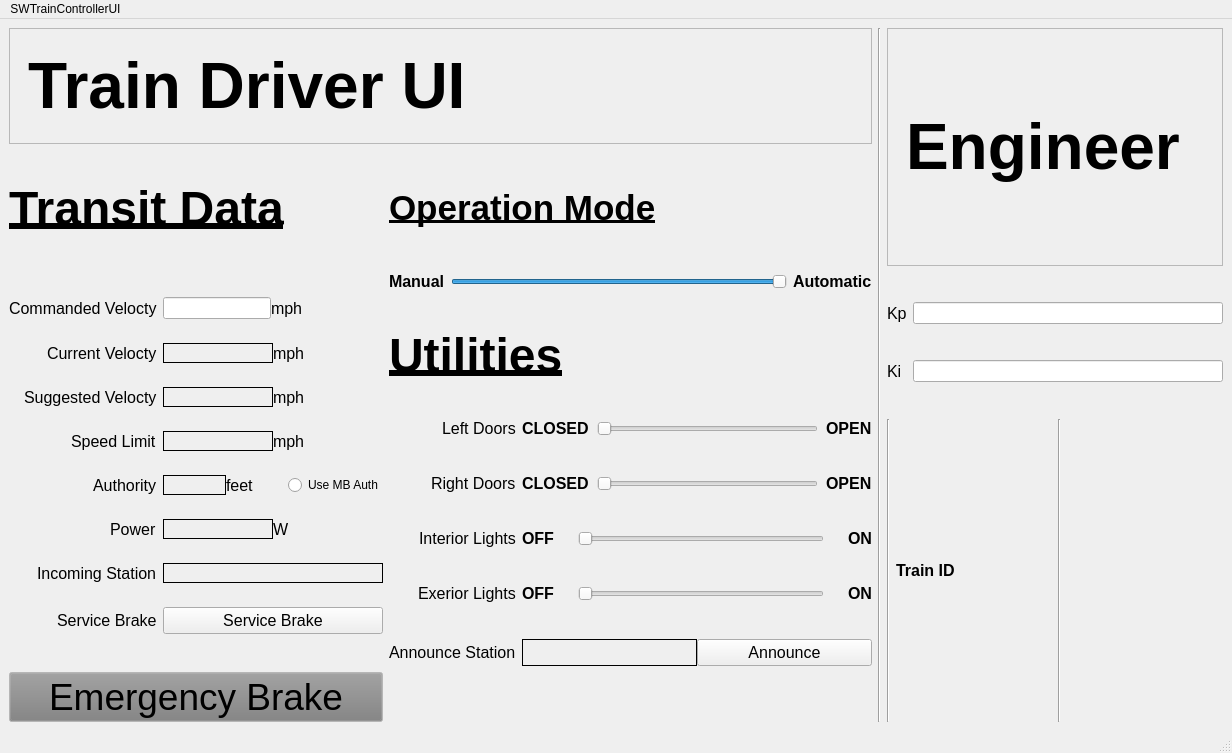
<?xml version="1.0" encoding="UTF-8"?>
<ui version="4.0">
 <class>UISWTrainController</class>
 <widget class="QMainWindow" name="UISWTrainController">
  <property name="geometry">
   <rect>
    <x>0</x>
    <y>0</y>
    <width>1232</width>
    <height>753</height>
   </rect>
  </property>
  <property name="windowTitle">
   <string>UISWTrainController</string>
  </property>
  <widget class="QWidget" name="centralwidget">
   <layout class="QGridLayout" name="gridLayout_2">
    <item row="0" column="0" colspan="4">
     <widget class="QLabel" name="label_39">
      <property name="font">
       <font>
        <pointsize>48</pointsize>
        <weight>75</weight>
        <bold>true</bold>
        <underline>false</underline>
       </font>
      </property>
      <property name="frameShape">
       <enum>QFrame::StyledPanel</enum>
      </property>
      <property name="frameShadow">
       <enum>QFrame::Raised</enum>
      </property>
      <property name="text">
       <string>Train Driver UI</string>
      </property>
     </widget>
    </item>
    <item row="0" column="4" rowspan="6">
     <widget class="Line" name="line_2">
      <property name="orientation">
       <enum>Qt::Vertical</enum>
      </property>
     </widget>
    </item>
    <item row="0" column="5" rowspan="2">
     <widget class="QLabel" name="label_40">
      <property name="font">
       <font>
        <pointsize>48</pointsize>
        <weight>75</weight>
        <bold>true</bold>
        <underline>false</underline>
       </font>
      </property>
      <property name="autoFillBackground">
       <bool>true</bool>
      </property>
      <property name="frameShape">
       <enum>QFrame::StyledPanel</enum>
      </property>
      <property name="frameShadow">
       <enum>QFrame::Raised</enum>
      </property>
      <property name="text">
       <string>Engineer</string>
      </property>
     </widget>
    </item>
    <item row="1" column="0">
     <widget class="QLabel" name="label_24">
      <property name="font">
       <font>
        <pointsize>36</pointsize>
        <weight>75</weight>
        <bold>true</bold>
        <underline>true</underline>
       </font>
      </property>
      <property name="text">
       <string>Transit Data</string>
      </property>
     </widget>
    </item>
    <item row="1" column="1" colspan="3">
     <widget class="QLabel" name="label_38">
      <property name="font">
       <font>
        <pointsize>26</pointsize>
        <weight>75</weight>
        <bold>true</bold>
        <underline>true</underline>
       </font>
      </property>
      <property name="text">
       <string>Operation Mode</string>
      </property>
     </widget>
    </item>
    <item row="2" column="1">
     <widget class="QLabel" name="label_36">
      <property name="font">
       <font>
        <pointsize>12</pointsize>
        <weight>75</weight>
        <bold>true</bold>
       </font>
      </property>
      <property name="text">
       <string>Manual</string>
      </property>
     </widget>
    </item>
    <item row="2" column="2">
     <widget class="QSlider" name="modeswitch">
      <property name="font">
       <font>
        <pointsize>12</pointsize>
       </font>
      </property>
      <property name="autoFillBackground">
       <bool>false</bool>
      </property>
      <property name="maximum">
       <number>1</number>
      </property>
      <property name="pageStep">
       <number>1</number>
      </property>
      <property name="sliderPosition">
       <number>1</number>
      </property>
      <property name="orientation">
       <enum>Qt::Horizontal</enum>
      </property>
     </widget>
    </item>
    <item row="2" column="3">
     <widget class="QLabel" name="label_37">
      <property name="font">
       <font>
        <pointsize>12</pointsize>
        <weight>75</weight>
        <bold>true</bold>
       </font>
      </property>
      <property name="text">
       <string>Automatic</string>
      </property>
     </widget>
    </item>
    <item row="2" column="5" rowspan="2">
     <layout class="QGridLayout" name="gridLayout">
      <item row="0" column="1">
       <widget class="QLineEdit" name="kp">
        <property name="text">
         <string/>
        </property>
       </widget>
      </item>
      <item row="1" column="0">
       <widget class="QLabel" name="label_28">
        <property name="font">
         <font>
          <pointsize>12</pointsize>
         </font>
        </property>
        <property name="text">
         <string>Ki</string>
        </property>
       </widget>
      </item>
      <item row="1" column="1">
       <widget class="QLineEdit" name="ki">
        <property name="text">
         <string/>
        </property>
       </widget>
      </item>
      <item row="0" column="0">
       <widget class="QLabel" name="label_27">
        <property name="font">
         <font>
          <pointsize>12</pointsize>
         </font>
        </property>
        <property name="text">
         <string>Kp</string>
        </property>
       </widget>
      </item>
     </layout>
    </item>
    <item row="3" column="0" rowspan="2">
     <layout class="QFormLayout" name="formLayout">
      <property name="labelAlignment">
       <set>Qt::AlignRight|Qt::AlignTrailing|Qt::AlignVCenter</set>
      </property>
      <property name="horizontalSpacing">
       <number>6</number>
      </property>
      <property name="verticalSpacing">
       <number>24</number>
      </property>
      <property name="leftMargin">
       <number>0</number>
      </property>
      <property name="topMargin">
       <number>0</number>
      </property>
      <property name="rightMargin">
       <number>0</number>
      </property>
      <property name="bottomMargin">
       <number>0</number>
      </property>
      <item row="0" column="0">
       <widget class="QLabel" name="commandedVelocityLabel">
        <property name="font">
         <font>
          <pointsize>12</pointsize>
         </font>
        </property>
        <property name="text">
         <string>Commanded Velocty</string>
        </property>
       </widget>
      </item>
      <item row="0" column="1">
       <layout class="QHBoxLayout" name="horizontalLayout">
        <property name="spacing">
         <number>0</number>
        </property>
        <property name="rightMargin">
         <number>80</number>
        </property>
        <item>
         <widget class="QLineEdit" name="commandeVelocity">
          <property name="text">
           <string/>
          </property>
         </widget>
        </item>
        <item>
         <widget class="QLabel" name="label">
          <property name="font">
           <font>
            <pointsize>12</pointsize>
           </font>
          </property>
          <property name="text">
           <string>mph</string>
          </property>
         </widget>
        </item>
       </layout>
      </item>
      <item row="1" column="0">
       <widget class="QLabel" name="currentyVelcotyLabel">
        <property name="font">
         <font>
          <pointsize>12</pointsize>
         </font>
        </property>
        <property name="text">
         <string>Current Velocty</string>
        </property>
       </widget>
      </item>
      <item row="1" column="1">
       <layout class="QHBoxLayout" name="horizontalLayout_2">
        <item>
         <widget class="QLabel" name="currentVelocity">
          <property name="font">
           <font>
            <pointsize>12</pointsize>
           </font>
          </property>
          <property name="frameShape">
           <enum>QFrame::Box</enum>
          </property>
          <property name="text">
           <string/>
          </property>
         </widget>
        </item>
        <item>
         <widget class="QLabel" name="label_2">
          <property name="font">
           <font>
            <pointsize>12</pointsize>
           </font>
          </property>
          <property name="text">
           <string>mph</string>
          </property>
         </widget>
        </item>
       </layout>
      </item>
      <item row="2" column="0">
       <widget class="QLabel" name="suggestedVelocityLabel">
        <property name="font">
         <font>
          <pointsize>12</pointsize>
         </font>
        </property>
        <property name="text">
         <string>Suggested Velocty</string>
        </property>
       </widget>
      </item>
      <item row="2" column="1">
       <layout class="QHBoxLayout" name="horizontalLayout_3">
        <item>
         <widget class="QLabel" name="suggestedVelocity">
          <property name="font">
           <font>
            <pointsize>12</pointsize>
           </font>
          </property>
          <property name="frameShape">
           <enum>QFrame::Box</enum>
          </property>
          <property name="text">
           <string/>
          </property>
         </widget>
        </item>
        <item>
         <widget class="QLabel" name="label_3">
          <property name="font">
           <font>
            <pointsize>12</pointsize>
           </font>
          </property>
          <property name="text">
           <string>mph</string>
          </property>
         </widget>
        </item>
       </layout>
      </item>
      <item row="3" column="0">
       <widget class="QLabel" name="speedLimitLabel">
        <property name="font">
         <font>
          <pointsize>12</pointsize>
         </font>
        </property>
        <property name="text">
         <string>Speed Limit</string>
        </property>
       </widget>
      </item>
      <item row="3" column="1">
       <layout class="QHBoxLayout" name="horizontalLayout_4">
        <item>
         <widget class="QLabel" name="speedLimit">
          <property name="font">
           <font>
            <pointsize>12</pointsize>
           </font>
          </property>
          <property name="frameShape">
           <enum>QFrame::Box</enum>
          </property>
          <property name="text">
           <string/>
          </property>
         </widget>
        </item>
        <item>
         <widget class="QLabel" name="label_4">
          <property name="font">
           <font>
            <pointsize>12</pointsize>
           </font>
          </property>
          <property name="text">
           <string>mph</string>
          </property>
         </widget>
        </item>
       </layout>
      </item>
      <item row="4" column="0">
       <widget class="QLabel" name="authorityLabel">
        <property name="font">
         <font>
          <pointsize>12</pointsize>
         </font>
        </property>
        <property name="text">
         <string>Authority</string>
        </property>
       </widget>
      </item>
      <item row="4" column="1">
       <layout class="QHBoxLayout" name="horizontalLayout_5">
        <item>
         <widget class="QLabel" name="authority">
          <property name="font">
           <font>
            <pointsize>12</pointsize>
           </font>
          </property>
          <property name="frameShape">
           <enum>QFrame::Box</enum>
          </property>
          <property name="text">
           <string/>
          </property>
         </widget>
        </item>
        <item>
         <widget class="QLabel" name="label_5">
          <property name="font">
           <font>
            <pointsize>12</pointsize>
           </font>
          </property>
          <property name="text">
           <string>feet</string>
          </property>
         </widget>
        </item>
        <item>
         <layout class="QHBoxLayout" name="horizontalLayout_14">
          <item>
           <widget class="QRadioButton" name="radioButton">
            <property name="text">
             <string>Use MB Auth</string>
            </property>
           </widget>
          </item>
         </layout>
        </item>
       </layout>
      </item>
      <item row="5" column="0">
       <widget class="QLabel" name="beaconLabel">
        <property name="font">
         <font>
          <pointsize>12</pointsize>
         </font>
        </property>
        <property name="text">
         <string>Power</string>
        </property>
       </widget>
      </item>
      <item row="5" column="1">
       <layout class="QHBoxLayout" name="horizontalLayout_13">
        <item>
         <widget class="QLabel" name="power">
          <property name="font">
           <font>
            <pointsize>12</pointsize>
           </font>
          </property>
          <property name="frameShape">
           <enum>QFrame::Box</enum>
          </property>
          <property name="text">
           <string/>
          </property>
         </widget>
        </item>
        <item>
         <widget class="QLabel" name="label_16">
          <property name="font">
           <font>
            <pointsize>12</pointsize>
           </font>
          </property>
          <property name="text">
           <string>W</string>
          </property>
         </widget>
        </item>
       </layout>
      </item>
      <item row="6" column="0">
       <widget class="QLabel" name="incomingStationLabel">
        <property name="font">
         <font>
          <pointsize>12</pointsize>
         </font>
        </property>
        <property name="text">
         <string>Incoming Station</string>
        </property>
       </widget>
      </item>
      <item row="6" column="1">
       <widget class="QLabel" name="incomingStation">
        <property name="font">
         <font>
          <pointsize>12</pointsize>
         </font>
        </property>
        <property name="frameShape">
         <enum>QFrame::Box</enum>
        </property>
        <property name="text">
         <string/>
        </property>
       </widget>
      </item>
      <item row="7" column="0">
       <widget class="QLabel" name="serviceBrakeLabel">
        <property name="font">
         <font>
          <pointsize>12</pointsize>
         </font>
        </property>
        <property name="text">
         <string>Service Brake</string>
        </property>
       </widget>
      </item>
      <item row="7" column="1">
       <widget class="QPushButton" name="serviceBrake">
        <property name="font">
         <font>
          <pointsize>12</pointsize>
         </font>
        </property>
        <property name="text">
         <string>Service Brake</string>
        </property>
       </widget>
      </item>
     </layout>
    </item>
    <item row="3" column="1" colspan="3">
     <widget class="QLabel" name="label_25">
      <property name="font">
       <font>
        <pointsize>36</pointsize>
        <weight>75</weight>
        <bold>true</bold>
        <underline>true</underline>
       </font>
      </property>
      <property name="text">
       <string>Utilities</string>
      </property>
     </widget>
    </item>
    <item row="4" column="1" colspan="3">
     <layout class="QFormLayout" name="formLayout_2">
      <property name="labelAlignment">
       <set>Qt::AlignRight|Qt::AlignTrailing|Qt::AlignVCenter</set>
      </property>
      <property name="horizontalSpacing">
       <number>6</number>
      </property>
      <property name="verticalSpacing">
       <number>36</number>
      </property>
      <property name="leftMargin">
       <number>0</number>
      </property>
      <property name="topMargin">
       <number>0</number>
      </property>
      <property name="rightMargin">
       <number>0</number>
      </property>
      <property name="bottomMargin">
       <number>0</number>
      </property>
      <item row="0" column="0">
       <widget class="QLabel" name="commandedVelocityLabel_2">
        <property name="font">
         <font>
          <pointsize>12</pointsize>
         </font>
        </property>
        <property name="text">
         <string>Left Doors</string>
        </property>
       </widget>
      </item>
      <item row="0" column="1">
       <layout class="QHBoxLayout" name="horizontalLayout_6">
        <property name="spacing">
         <number>8</number>
        </property>
        <item>
         <widget class="QLabel" name="label_6">
          <property name="font">
           <font>
            <pointsize>12</pointsize>
            <weight>75</weight>
            <bold>true</bold>
           </font>
          </property>
          <property name="text">
           <string>CLOSED</string>
          </property>
         </widget>
        </item>
        <item>
         <widget class="QSlider" name="leftDoors">
          <property name="font">
           <font>
            <pointsize>12</pointsize>
           </font>
          </property>
          <property name="autoFillBackground">
           <bool>false</bool>
          </property>
          <property name="maximum">
           <number>1</number>
          </property>
          <property name="pageStep">
           <number>1</number>
          </property>
          <property name="orientation">
           <enum>Qt::Horizontal</enum>
          </property>
         </widget>
        </item>
        <item>
         <widget class="QLabel" name="label_8">
          <property name="font">
           <font>
            <pointsize>12</pointsize>
            <weight>75</weight>
            <bold>true</bold>
           </font>
          </property>
          <property name="text">
           <string>OPEN</string>
          </property>
         </widget>
        </item>
       </layout>
      </item>
      <item row="1" column="0">
       <widget class="QLabel" name="currentyVelcotyLabel_2">
        <property name="font">
         <font>
          <pointsize>12</pointsize>
         </font>
        </property>
        <property name="text">
         <string>Right Doors</string>
        </property>
       </widget>
      </item>
      <item row="1" column="1">
       <layout class="QHBoxLayout" name="horizontalLayout_7">
        <property name="spacing">
         <number>8</number>
        </property>
        <item>
         <widget class="QLabel" name="label_7">
          <property name="font">
           <font>
            <pointsize>12</pointsize>
            <weight>75</weight>
            <bold>true</bold>
           </font>
          </property>
          <property name="text">
           <string>CLOSED</string>
          </property>
         </widget>
        </item>
        <item>
         <widget class="QSlider" name="rightDoors">
          <property name="font">
           <font>
            <pointsize>12</pointsize>
           </font>
          </property>
          <property name="autoFillBackground">
           <bool>false</bool>
          </property>
          <property name="maximum">
           <number>1</number>
          </property>
          <property name="pageStep">
           <number>1</number>
          </property>
          <property name="orientation">
           <enum>Qt::Horizontal</enum>
          </property>
         </widget>
        </item>
        <item>
         <widget class="QLabel" name="label_9">
          <property name="font">
           <font>
            <pointsize>12</pointsize>
            <weight>75</weight>
            <bold>true</bold>
           </font>
          </property>
          <property name="text">
           <string>OPEN</string>
          </property>
         </widget>
        </item>
       </layout>
      </item>
      <item row="2" column="0">
       <widget class="QLabel" name="suggestedVelocityLabel_2">
        <property name="font">
         <font>
          <pointsize>12</pointsize>
         </font>
        </property>
        <property name="text">
         <string>Interior Lights</string>
        </property>
       </widget>
      </item>
      <item row="2" column="1">
       <layout class="QHBoxLayout" name="horizontalLayout_8">
        <item>
         <layout class="QHBoxLayout" name="horizontalLayout_9">
          <property name="spacing">
           <number>24</number>
          </property>
          <item>
           <widget class="QLabel" name="label_10">
            <property name="font">
             <font>
              <pointsize>12</pointsize>
              <weight>75</weight>
              <bold>true</bold>
             </font>
            </property>
            <property name="text">
             <string>OFF</string>
            </property>
           </widget>
          </item>
          <item>
           <widget class="QSlider" name="interiorLights">
            <property name="font">
             <font>
              <pointsize>12</pointsize>
             </font>
            </property>
            <property name="autoFillBackground">
             <bool>false</bool>
            </property>
            <property name="maximum">
             <number>1</number>
            </property>
            <property name="pageStep">
             <number>1</number>
            </property>
            <property name="orientation">
             <enum>Qt::Horizontal</enum>
            </property>
           </widget>
          </item>
          <item>
           <widget class="QLabel" name="label_11">
            <property name="font">
             <font>
              <pointsize>12</pointsize>
              <weight>75</weight>
              <bold>true</bold>
             </font>
            </property>
            <property name="text">
             <string>ON</string>
            </property>
           </widget>
          </item>
         </layout>
        </item>
       </layout>
      </item>
      <item row="3" column="0">
       <widget class="QLabel" name="speedLimitLabel_2">
        <property name="font">
         <font>
          <pointsize>12</pointsize>
         </font>
        </property>
        <property name="text">
         <string>Exerior Lights</string>
        </property>
       </widget>
      </item>
      <item row="3" column="1">
       <layout class="QHBoxLayout" name="horizontalLayout_10">
        <property name="spacing">
         <number>24</number>
        </property>
        <item>
         <widget class="QLabel" name="label_12">
          <property name="font">
           <font>
            <pointsize>12</pointsize>
            <weight>75</weight>
            <bold>true</bold>
           </font>
          </property>
          <property name="text">
           <string>OFF</string>
          </property>
         </widget>
        </item>
        <item>
         <widget class="QSlider" name="exteriorLights">
          <property name="font">
           <font>
            <pointsize>12</pointsize>
           </font>
          </property>
          <property name="autoFillBackground">
           <bool>false</bool>
          </property>
          <property name="maximum">
           <number>1</number>
          </property>
          <property name="pageStep">
           <number>1</number>
          </property>
          <property name="orientation">
           <enum>Qt::Horizontal</enum>
          </property>
         </widget>
        </item>
        <item>
         <widget class="QLabel" name="label_13">
          <property name="font">
           <font>
            <pointsize>12</pointsize>
            <weight>75</weight>
            <bold>true</bold>
           </font>
          </property>
          <property name="text">
           <string>ON</string>
          </property>
         </widget>
        </item>
       </layout>
      </item>
      <item row="4" column="1">
       <layout class="QHBoxLayout" name="horizontalLayout_11">
        <item>
         <widget class="QLabel" name="nxtStation">
          <property name="font">
           <font>
            <pointsize>12</pointsize>
           </font>
          </property>
          <property name="frameShape">
           <enum>QFrame::Box</enum>
          </property>
          <property name="text">
           <string/>
          </property>
         </widget>
        </item>
        <item>
         <widget class="QPushButton" name="announceStation">
          <property name="font">
           <font>
            <pointsize>12</pointsize>
           </font>
          </property>
          <property name="text">
           <string>Announce</string>
          </property>
         </widget>
        </item>
       </layout>
      </item>
      <item row="4" column="0">
       <widget class="QLabel" name="beaconLabel_2">
        <property name="font">
         <font>
          <pointsize>12</pointsize>
         </font>
        </property>
        <property name="text">
         <string>Announce Station</string>
        </property>
       </widget>
      </item>
     </layout>
    </item>
    <item row="4" column="5" rowspan="2">
     <layout class="QHBoxLayout" name="horizontalLayout_12">
      <item>
       <widget class="Line" name="line">
        <property name="orientation">
         <enum>Qt::Vertical</enum>
        </property>
       </widget>
      </item>
      <item>
       <widget class="QLabel" name="IDTexrLabel">
        <property name="font">
         <font>
          <pointsize>12</pointsize>
          <weight>75</weight>
          <bold>true</bold>
         </font>
        </property>
        <property name="text">
         <string>Train ID</string>
        </property>
       </widget>
      </item>
      <item>
       <widget class="Line" name="line_3">
        <property name="orientation">
         <enum>Qt::Vertical</enum>
        </property>
       </widget>
      </item>
      <item>
       <widget class="QLabel" name="IDLabel">
        <property name="font">
         <font>
          <pointsize>12</pointsize>
          <weight>75</weight>
          <bold>true</bold>
         </font>
        </property>
        <property name="text">
         <string/>
        </property>
       </widget>
      </item>
     </layout>
    </item>
    <item row="5" column="0">
     <widget class="QPushButton" name="driverEmergencyBrake">
      <property name="palette">
       <palette>
        <active>
         <colorrole role="WindowText">
          <brush brushstyle="SolidPattern">
           <color alpha="255">
            <red>0</red>
            <green>0</green>
            <blue>0</blue>
           </color>
          </brush>
         </colorrole>
         <colorrole role="Button">
          <brush brushstyle="SolidPattern">
           <color alpha="255">
            <red>170</red>
            <green>0</green>
            <blue>0</blue>
           </color>
          </brush>
         </colorrole>
         <colorrole role="Light">
          <brush brushstyle="SolidPattern">
           <color alpha="255">
            <red>255</red>
            <green>255</green>
            <blue>255</blue>
           </color>
          </brush>
         </colorrole>
         <colorrole role="Midlight">
          <brush brushstyle="SolidPattern">
           <color alpha="255">
            <red>255</red>
            <green>255</green>
            <blue>255</blue>
           </color>
          </brush>
         </colorrole>
         <colorrole role="Dark">
          <brush brushstyle="SolidPattern">
           <color alpha="255">
            <red>127</red>
            <green>127</green>
            <blue>127</blue>
           </color>
          </brush>
         </colorrole>
         <colorrole role="Mid">
          <brush brushstyle="SolidPattern">
           <color alpha="255">
            <red>170</red>
            <green>170</green>
            <blue>170</blue>
           </color>
          </brush>
         </colorrole>
         <colorrole role="Text">
          <brush brushstyle="SolidPattern">
           <color alpha="255">
            <red>0</red>
            <green>0</green>
            <blue>0</blue>
           </color>
          </brush>
         </colorrole>
         <colorrole role="BrightText">
          <brush brushstyle="SolidPattern">
           <color alpha="255">
            <red>255</red>
            <green>255</green>
            <blue>255</blue>
           </color>
          </brush>
         </colorrole>
         <colorrole role="ButtonText">
          <brush brushstyle="SolidPattern">
           <color alpha="255">
            <red>0</red>
            <green>0</green>
            <blue>0</blue>
           </color>
          </brush>
         </colorrole>
         <colorrole role="Base">
          <brush brushstyle="SolidPattern">
           <color alpha="255">
            <red>255</red>
            <green>255</green>
            <blue>255</blue>
           </color>
          </brush>
         </colorrole>
         <colorrole role="Window">
          <brush brushstyle="SolidPattern">
           <color alpha="255">
            <red>255</red>
            <green>255</green>
            <blue>255</blue>
           </color>
          </brush>
         </colorrole>
         <colorrole role="Shadow">
          <brush brushstyle="SolidPattern">
           <color alpha="255">
            <red>0</red>
            <green>0</green>
            <blue>0</blue>
           </color>
          </brush>
         </colorrole>
         <colorrole role="AlternateBase">
          <brush brushstyle="SolidPattern">
           <color alpha="255">
            <red>255</red>
            <green>255</green>
            <blue>255</blue>
           </color>
          </brush>
         </colorrole>
         <colorrole role="ToolTipBase">
          <brush brushstyle="SolidPattern">
           <color alpha="255">
            <red>255</red>
            <green>255</green>
            <blue>220</blue>
           </color>
          </brush>
         </colorrole>
         <colorrole role="ToolTipText">
          <brush brushstyle="SolidPattern">
           <color alpha="255">
            <red>0</red>
            <green>0</green>
            <blue>0</blue>
           </color>
          </brush>
         </colorrole>
         <colorrole role="PlaceholderText">
          <brush brushstyle="SolidPattern">
           <color alpha="128">
            <red>0</red>
            <green>0</green>
            <blue>0</blue>
           </color>
          </brush>
         </colorrole>
        </active>
        <inactive>
         <colorrole role="WindowText">
          <brush brushstyle="SolidPattern">
           <color alpha="255">
            <red>0</red>
            <green>0</green>
            <blue>0</blue>
           </color>
          </brush>
         </colorrole>
         <colorrole role="Button">
          <brush brushstyle="SolidPattern">
           <color alpha="255">
            <red>127</red>
            <green>127</green>
            <blue>127</blue>
           </color>
          </brush>
         </colorrole>
         <colorrole role="Light">
          <brush brushstyle="SolidPattern">
           <color alpha="255">
            <red>255</red>
            <green>255</green>
            <blue>255</blue>
           </color>
          </brush>
         </colorrole>
         <colorrole role="Midlight">
          <brush brushstyle="SolidPattern">
           <color alpha="255">
            <red>255</red>
            <green>255</green>
            <blue>255</blue>
           </color>
          </brush>
         </colorrole>
         <colorrole role="Dark">
          <brush brushstyle="SolidPattern">
           <color alpha="255">
            <red>127</red>
            <green>127</green>
            <blue>127</blue>
           </color>
          </brush>
         </colorrole>
         <colorrole role="Mid">
          <brush brushstyle="SolidPattern">
           <color alpha="255">
            <red>170</red>
            <green>170</green>
            <blue>170</blue>
           </color>
          </brush>
         </colorrole>
         <colorrole role="Text">
          <brush brushstyle="SolidPattern">
           <color alpha="255">
            <red>0</red>
            <green>0</green>
            <blue>0</blue>
           </color>
          </brush>
         </colorrole>
         <colorrole role="BrightText">
          <brush brushstyle="SolidPattern">
           <color alpha="255">
            <red>255</red>
            <green>255</green>
            <blue>255</blue>
           </color>
          </brush>
         </colorrole>
         <colorrole role="ButtonText">
          <brush brushstyle="SolidPattern">
           <color alpha="255">
            <red>0</red>
            <green>0</green>
            <blue>0</blue>
           </color>
          </brush>
         </colorrole>
         <colorrole role="Base">
          <brush brushstyle="SolidPattern">
           <color alpha="255">
            <red>255</red>
            <green>255</green>
            <blue>255</blue>
           </color>
          </brush>
         </colorrole>
         <colorrole role="Window">
          <brush brushstyle="SolidPattern">
           <color alpha="255">
            <red>255</red>
            <green>255</green>
            <blue>255</blue>
           </color>
          </brush>
         </colorrole>
         <colorrole role="Shadow">
          <brush brushstyle="SolidPattern">
           <color alpha="255">
            <red>0</red>
            <green>0</green>
            <blue>0</blue>
           </color>
          </brush>
         </colorrole>
         <colorrole role="AlternateBase">
          <brush brushstyle="SolidPattern">
           <color alpha="255">
            <red>255</red>
            <green>255</green>
            <blue>255</blue>
           </color>
          </brush>
         </colorrole>
         <colorrole role="ToolTipBase">
          <brush brushstyle="SolidPattern">
           <color alpha="255">
            <red>255</red>
            <green>255</green>
            <blue>220</blue>
           </color>
          </brush>
         </colorrole>
         <colorrole role="ToolTipText">
          <brush brushstyle="SolidPattern">
           <color alpha="255">
            <red>0</red>
            <green>0</green>
            <blue>0</blue>
           </color>
          </brush>
         </colorrole>
         <colorrole role="PlaceholderText">
          <brush brushstyle="SolidPattern">
           <color alpha="128">
            <red>0</red>
            <green>0</green>
            <blue>0</blue>
           </color>
          </brush>
         </colorrole>
        </inactive>
        <disabled>
         <colorrole role="WindowText">
          <brush brushstyle="SolidPattern">
           <color alpha="255">
            <red>127</red>
            <green>127</green>
            <blue>127</blue>
           </color>
          </brush>
         </colorrole>
         <colorrole role="Button">
          <brush brushstyle="SolidPattern">
           <color alpha="255">
            <red>244</red>
            <green>244</green>
            <blue>244</blue>
           </color>
          </brush>
         </colorrole>
         <colorrole role="Light">
          <brush brushstyle="SolidPattern">
           <color alpha="255">
            <red>255</red>
            <green>255</green>
            <blue>255</blue>
           </color>
          </brush>
         </colorrole>
         <colorrole role="Midlight">
          <brush brushstyle="SolidPattern">
           <color alpha="255">
            <red>255</red>
            <green>255</green>
            <blue>255</blue>
           </color>
          </brush>
         </colorrole>
         <colorrole role="Dark">
          <brush brushstyle="SolidPattern">
           <color alpha="255">
            <red>127</red>
            <green>127</green>
            <blue>127</blue>
           </color>
          </brush>
         </colorrole>
         <colorrole role="Mid">
          <brush brushstyle="SolidPattern">
           <color alpha="255">
            <red>170</red>
            <green>170</green>
            <blue>170</blue>
           </color>
          </brush>
         </colorrole>
         <colorrole role="Text">
          <brush brushstyle="SolidPattern">
           <color alpha="255">
            <red>127</red>
            <green>127</green>
            <blue>127</blue>
           </color>
          </brush>
         </colorrole>
         <colorrole role="BrightText">
          <brush brushstyle="SolidPattern">
           <color alpha="255">
            <red>255</red>
            <green>255</green>
            <blue>255</blue>
           </color>
          </brush>
         </colorrole>
         <colorrole role="ButtonText">
          <brush brushstyle="SolidPattern">
           <color alpha="255">
            <red>127</red>
            <green>127</green>
            <blue>127</blue>
           </color>
          </brush>
         </colorrole>
         <colorrole role="Base">
          <brush brushstyle="SolidPattern">
           <color alpha="255">
            <red>255</red>
            <green>255</green>
            <blue>255</blue>
           </color>
          </brush>
         </colorrole>
         <colorrole role="Window">
          <brush brushstyle="SolidPattern">
           <color alpha="255">
            <red>255</red>
            <green>255</green>
            <blue>255</blue>
           </color>
          </brush>
         </colorrole>
         <colorrole role="Shadow">
          <brush brushstyle="SolidPattern">
           <color alpha="255">
            <red>0</red>
            <green>0</green>
            <blue>0</blue>
           </color>
          </brush>
         </colorrole>
         <colorrole role="AlternateBase">
          <brush brushstyle="SolidPattern">
           <color alpha="255">
            <red>255</red>
            <green>255</green>
            <blue>255</blue>
           </color>
          </brush>
         </colorrole>
         <colorrole role="ToolTipBase">
          <brush brushstyle="SolidPattern">
           <color alpha="255">
            <red>255</red>
            <green>255</green>
            <blue>220</blue>
           </color>
          </brush>
         </colorrole>
         <colorrole role="ToolTipText">
          <brush brushstyle="SolidPattern">
           <color alpha="255">
            <red>0</red>
            <green>0</green>
            <blue>0</blue>
           </color>
          </brush>
         </colorrole>
         <colorrole role="PlaceholderText">
          <brush brushstyle="SolidPattern">
           <color alpha="128">
            <red>0</red>
            <green>0</green>
            <blue>0</blue>
           </color>
          </brush>
         </colorrole>
        </disabled>
       </palette>
      </property>
      <property name="font">
       <font>
        <pointsize>28</pointsize>
       </font>
      </property>
      <property name="acceptDrops">
       <bool>false</bool>
      </property>
      <property name="autoFillBackground">
       <bool>false</bool>
      </property>
      <property name="text">
       <string>Emergency Brake</string>
      </property>
      <property name="checkable">
       <bool>false</bool>
      </property>
     </widget>
    </item>
   </layout>
  </widget>
  <widget class="QMenuBar" name="menubar">
   <property name="geometry">
    <rect>
     <x>0</x>
     <y>0</y>
     <width>1232</width>
     <height>26</height>
    </rect>
   </property>
   <widget class="QMenu" name="menuSWTrainControllerUI">
    <property name="title">
     <string>SWTrainControllerUI</string>
    </property>
   </widget>
   <addaction name="menuSWTrainControllerUI"/>
  </widget>
  <widget class="QStatusBar" name="statusbar"/>
 </widget>
 <resources/>
 <connections/>
</ui>
